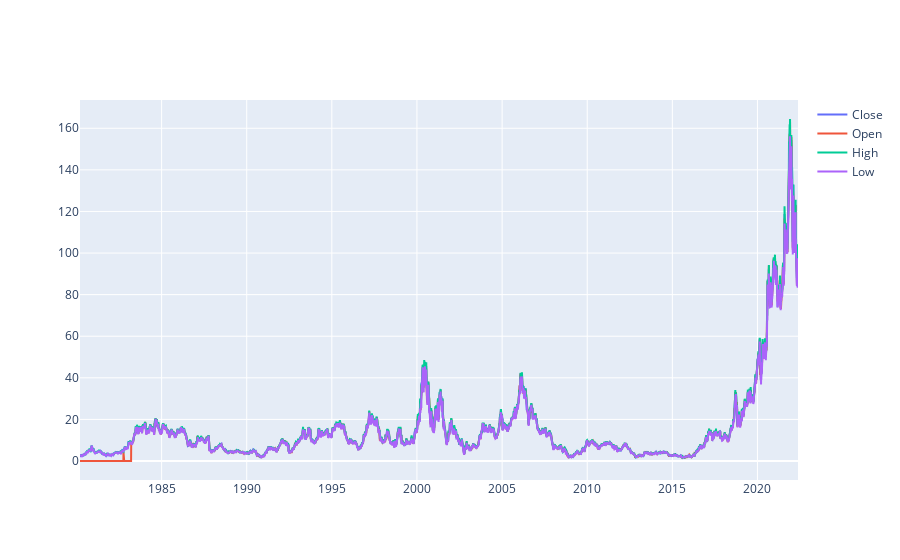

Write notebook code for a chart like this one.
### Code cell
import plotly.graph_objs as go

fig=go.Figure(data=[go.Scatter(name = 'Close',x= data['Date'],y= data['Close']),
                   go.Scatter(name = 'Open',x= data['Date'],y= data['Open']),
                   go.Scatter(name = 'High',x= data['Date'],y= data['High']),
                   go.Scatter(name = 'Low',x= data['Date'],y= data['Low'])
                    ])

fig.show()

### Figure 1 — Plotly figure (JSON) as saved in the notebook; plotly's stock layout.template omitted (floating-point values rounded to 4 significant figures; data arrays with more than 128 entries replaced by an {"elided": "..."} marker saying what was removed)
{"data": [{"name": "Close", "type": "scatter", "x": {"elided": "10637 str values"}, "y": {"elided": "10637 float values"}}, {"name": "Open", "type": "scatter", "x": {"elided": "10637 str values"}, "y": {"elided": "10637 float values"}}, {"name": "High", "type": "scatter", "x": {"elided": "10637 str values"}, "y": {"elided": "10637 float values"}}, {"name": "Low", "type": "scatter", "x": {"elided": "10637 str values"}, "y": {"elided": "10637 float values"}}], "layout": {}}
